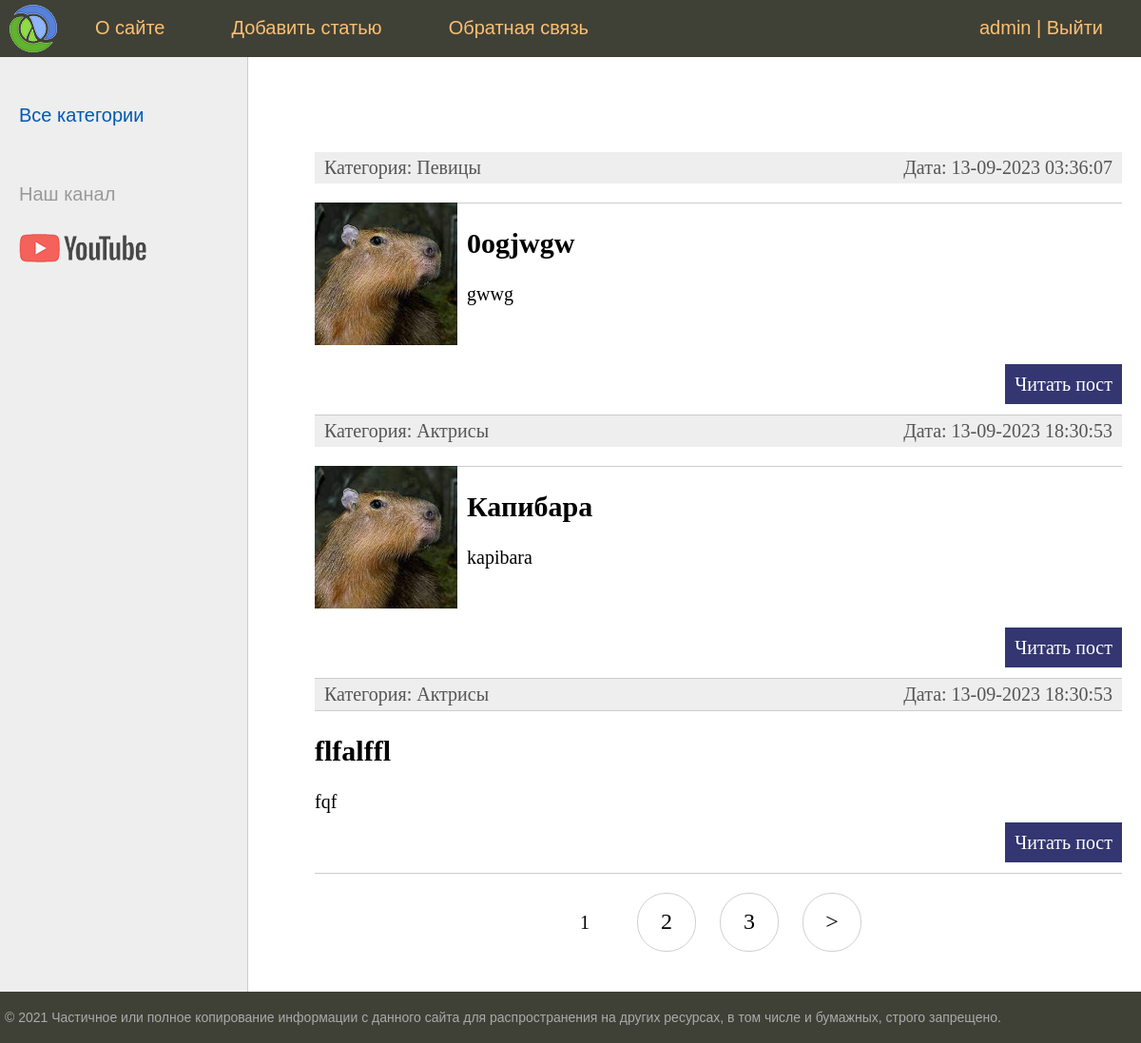
The app's page / (signed in) with its own data.
### women/models.py (models this page shows, shortened)
class Women(models.Model):
    title = models.CharField(
        max_length=32,
        verbose_name='Заголовок'
    )
    slug = models.SlugField(
        max_length=32,
        unique=True,
        db_index=True,
        verbose_name='URL'
    )
    content = models.TextField(
        verbose_name='Текст'
    )
    photo = models.ImageField(
        upload_to='photos/%Y/%m/%d',
        verbose_name='Фото'
    )
    time_create = models.DateTimeField(
        auto_now_add=True,
        verbose_name='Время создания'
    )
    time_update = models.DateTimeField(
        auto_now=True,
        verbose_name='Время обновления'
    )
    is_published = models.BooleanField(
        default=True,
        verbose_name='Публикация'
    )
    cat = models.ForeignKey(
        'Category',
        on_delete=models.PROTECT,
    )
    def get_absolute_url(self):
        return reverse('post', kwargs={'post_slug': self.slug})
    class Meta:
        verbose_name = 'Женщины'
        verbose_name_plural = 'Женщины'
        ordering = ['-time_create', 'title']

class Category(models.Model):
    name = models.CharField(
        max_length=32,
        db_index=True,
        verbose_name='Название'
    )
    slug = models.SlugField(
        max_length=32,
        unique=True,
        db_index=True,
        verbose_name='URL'
    )
    def __str__(self):
        return self.name
    class Meta:
        verbose_name = 'Категория'
        verbose_name_plural = 'Категории'
        ordering = ['id']

### women/views.py (the view)
# urls.py: path('', WomenHome.as_view(), name='home'),
class WomenHome(DataMixin, ListView):
    paginate_by = 3
    model = Women
    template_name = 'women/index.html'
    context_object_name = 'posts'
    def get_context_data(self, *, object_list=None, **kwargs):
        context = super().get_context_data(**kwargs)
        c_def = self.get_user_context(title='Главная страница')
        return dict(list(context.items()) + list(c_def.items()))
    def get_queryset(self):
        return Women.objects.filter(is_published=True).select_related('cat')

### women/utils.py (called while the page is built)
    def get_user_context(self, **kwargs):
        context = kwargs
        cats = cache.get('cats')
        if not cats:
            cats = Category.objects.annotate(Count('women'))
            cats = cache.set('cats', cats, 10)
        user_menu = menu.copy()
        if not self.request.user.is_authenticated:
            user_menu.pop(1)
        context['menu'] = user_menu
        context['cats'] = cats
        if 'cat_selected' not in context:
            context['cat_selected'] = 0
        return context

### women/templates/women/index.html (shortened to what this page needs)
{% extends 'women/base.html' %}
{% block content %}
<ul class="list-articles">
	{% for p in posts %}
		<li><div class="article-panel">
			<p class="first">Категория: {{ p.cat }}</p>
			<p class="last">Дата: {{ p.time_update|date:'d-m-Y H:i:s' }}</p>
		</div>
	{% if p.photo %}
		<p><img src="{{ p.photo.url }}" alt="" class="img-article-left thumb"></p>
	{% endif %}
			<li><h2>{{p.title}}</h2>
	{% autoescape on %}
	{{p.content|linebreaks|truncatewords:50}}
	{% endautoescape %}
			<p class="link-read-post"><a href="{{ p.get_absolute_url }}">Читать пост</a></p>
			</li>
	{% endfor %}
</ul>
{% endblock %}

### women/templates/women/base.html (shortened to what this page needs)
{% load static %}
{% load women_tags %}
<!DOCTYPE html>
<html>
<head>
	<link type="text/css" href="{% static 'women/css/style.css' %}" rel="stylesheet" />
</head>
<body>
<table class="table-page" border=0 cellpadding="0" cellspacing="0">
<tr><td valign=top>
{% block mainmenu %}
	<div class="header">
		<ul id="mainmenu" class="mainmenu">
			<li class="logo"><a href="{% url 'home' %}"><div class="logo"></div></a></li>
			{% for m in menu %}
				<li><a href="{% url m.url_name %}">{{m.title}}</a></li>
			{% endfor %}
			{% if request.user.is_authenticated %}
				<li class="last">{{ user.username }} | <a href="{% url 'logout' %}">Выйти</a></li>
			{% else %}
				<li class="last"><a href="{% url 'register' %}">Регистрация</a> | <a href="{% url 'login' %}">Войти</a></li>
			{% endif %}
			</ul>
		</div>
{% endblock mainmenu %}
<table class="table-content" border=0 cellpadding="0" cellspacing="0">
<tr>
	<td valign="top" class="left-chapters">
	<ul id="leftchapters">
		{% if cat_selected == 0 %}
			<li class="selected">Все категории</li>
		{% else %}
			<li><a href="{% url 'home' %}">Все категории</a></li>
		{% endif %}
		<li class="share">
		<p>Наш канал</p>
		<a class="share-yt" href="https://www.youtube.com/channel/UClJzWfGWuGJL2t-3dYKcHTA/playlists" target="_blank" rel="nofollow"></a>
		</li>
	</ul>
</td>
<td valign="top" class="content">
	<div class="content-text">
{% block content %}
{% endblock %}
{% if page_obj.has_other_pages %}
<nav class="list-pages">
	<ul>
			{% for p in paginator.page_range %}
				{% if page_obj.number == p %}
					<li class="page-num page-num-selected">{{ p }}</li>
				{% elif p >= page_obj.number|add:-2 and p <= page_obj.number|add:2 %}
					<li class="page-num">
						<a href="?page={{ p }}">{{ p }}</a>
					</li>
				{% endif %}
			{% endfor %}
		{% if page_obj.has_next %}
			<li class="page-num">
				<a href="?page={{ page_obj.next_page_number }}">&gt;</a>
			</li>
		{% endif %}
	</ul>
</nav>
{% endif %}
	</div>
</td></tr></table>
</td></tr>
<tr><td valign=top>
	<div id="footer">
		<p>&copy; 2021 Частичное или полное копирование информации с данного сайта для распространения на других ресурсах, в том числе и бумажных, строго запрещено.</p>
	</div>
</td></tr></table>
</body>
</html>

### women/static/women/css/style.css (style rules this page uses)
html, body { font-family: 'Arial'; margin: 0; padding: 0; height: 100%; width: 100%; color: #444; }
a { color: #0059b2; text-decoration: none; }
img { max-width: 600px; height: auto; }
img.img-article-left { max-width: 300px; height: auto; float: left; padding: 0 10px 10px 0; }
img.img-article-left.thumb { max-width: 150px; height: auto; }
p.link-read-post { text-align: right; }
p.link-read-post a { padding: 10px; min-width: 100px; background: #333671; color: #fff; text-decoration: none; }
div.article-panel { background: #eee; padding: 5px 10px 5px 10px; box-sizing: border-box; overflow: hidden; color: #555; }
div.article-panel p.first { margin: 0; float: left; }
div.article-panel p.last { margin: 0; float: right; }
ul.list-articles { list-style: none; margin: 0; padding: 0; }
ul.list-articles li { border-bottom: 1px solid #ccc; }
.table-page { width: 100%; height: 100%; vertical-align: top; }
.table-page tr { height: 100%; }
.header { background: #3F4137; height: 60px; }
.logo { background: url('../images/logo.png') no-repeat 10px 5px; width: 70px; height: 60px; }
ul.mainmenu { list-style: none; margin: 0; padding: 0; height: 60px; color: #fdc073; font-size: 20px; overflow: hidden; }
ul.mainmenu li { float: left; margin: 18px 40px 0 30px; }
ul.mainmenu li.logo { margin: 0; }
ul.mainmenu li.last { float: right; }
ul.mainmenu li a { color: #fdc073; text-decoration: none; }
.table-content { width: 100%; min-height: 100%; height: 100%; }
.left-chapters { margin: 0; background: #eee; border-right: 1px solid #ccc; min-height: 100%; }
.left-chapters ul { width: 230px; min-height: 100%; margin: 0; padding: 20px 10px 10px 20px; list-style: none; font-size: 20px; }
.left-chapters ul li { margin: 30px 0 0 0; color: #999; }
.left-chapters ul li.selected { color: #0059b2; }
.left-chapters ul li a { color: #444; text-decoration: none; }
.left-chapters ul li.share { margin: 60px 0 0 0; }
.left-chapters ul li.share p { margin: 30px 0 30px 0; }
.left-chapters ul li.share a { display: inline-block; width: 40px; height: 40px; margin: 0 20px 0 0; }
.left-chapters ul li.share a.share-yt { width: 100%; height: 30px; background: url('../images/share_yt.png') no-repeat 0 0 }
.content { padding: 40px 20px 20px 40px; width: 100%; box-sizing: border-box; }
.content-text { margin: 60px 0 0 30px; color: #000; font-size: 20px; font-family: Yandex Sans Display Light; }
#footer { box-sizing: border-box; background: #3F4137; padding: 5px; color: #aaa; font-size: 14px; font-family: Verdana, Geneva, Arial, Helvetica; text-align: left; overflow: hidden; }
.list-pages { text-align: center; margin: 0 0 20px 0; }
.list-pages ul { margin: 20px 0 0 0; padding: 0; list-style: none; }
.list-pages ul li { display: inline-block; margin: 0 20px 0 0; }
.list-pages a { color: #000; font-size: 24px; text-decoration: none; }
.list-pages .page-num, .page-num-selected { display: inline-block; width: 60px; height: 44px; padding: 16px 0 0 0; border: 1px solid #d0d0d0; border-radius: 30px; }
.list-pages .page-num-selected { border: none; color: #000; font-size: 20px; }

### records on screen
Women: cat "Певицы", time_update "13-09-2023 03:36:07", photo (picture), title "0ogjwgw", content "gwwg"
Women: cat "Актрисы", time_update "13-09-2023 18:30:53", photo (picture), title "Капибара", content "kapibara"
Women: cat "Актрисы", time_update "13-09-2023 18:30:53", title "flfalffl", content "fqf"

### other values on screen
{{ m.title }} "О сайте" "Добавить статью" "Обратная связь"
{{ user.username }} "admin"
{{ p }} "1"
{{ p }} "2" "3"
